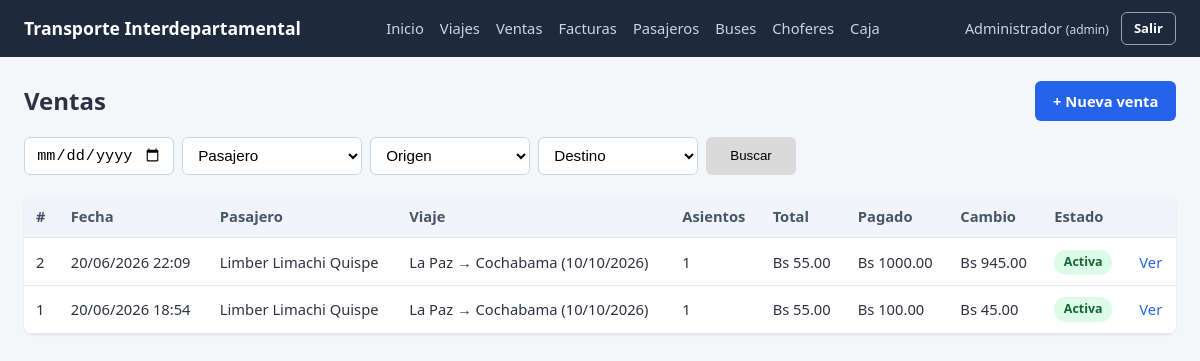
/ventas/ (signed in), run on the app's committed database.
### app/models/venta.py (models this page shows, shortened)
class Venta(db.Model):
    __tablename__ = "venta"
    id_venta = db.Column(db.Integer, primary_key=True, autoincrement=True)
    fecha_venta = db.Column(db.DateTime, nullable=False, default=datetime.now)
    id_pasajero = db.Column(db.Integer, db.ForeignKey("pasajero.id_pasajero"), nullable=False)
    id_viaje = db.Column(db.Integer, db.ForeignKey("viaje.id_viaje"), nullable=False)
    id_usuario = db.Column(db.Integer, db.ForeignKey("usuario.id_usuario"), nullable=False)
    monto = db.Column(db.Numeric(10, 2), nullable=False, default=0)       # total a pagar (suma de detalles activos)
    monto_pagado = db.Column(db.Numeric(10, 2), nullable=False, default=0)  # con cuánto pagó el cliente
    cambio = db.Column(db.Numeric(10, 2), nullable=False, default=0)       # vuelto entregado
    estado = db.Column(db.String(20), nullable=False, default="activa")  # activa | rebajada | anulada
    detalles = db.relationship("VentaDetalle", backref="venta", cascade="all, delete-orphan")
    factura = db.relationship("Factura", backref="venta", uselist=False, cascade="all, delete-orphan")
    usuario = db.relationship("Usuario")
    @property
    def detalles_activos(self):
        return [d for d in self.detalles if d.estado == "activo"]

### app/models/pasajero.py (models this page shows, shortened)
class Pasajero(db.Model):
    __tablename__ = "pasajero"
    id_pasajero = db.Column(db.Integer, primary_key=True, autoincrement=True)
    ci = db.Column(db.String(20), nullable=False, unique=True)
    nombres = db.Column(db.String(100), nullable=False)
    apellidos = db.Column(db.String(100), nullable=False)
    telefono = db.Column(db.String(20))
    ventas = db.relationship("Venta", backref="pasajero")
    @property
    def nombre_completo(self):
        return f"{self.nombres} {self.apellidos}"

### app/models/viaje.py (models this page shows, shortened)
class Viaje(db.Model):
    __tablename__ = "viaje"
    id_viaje = db.Column(db.Integer, primary_key=True, autoincrement=True)
    origen = db.Column(db.String(100), nullable=False)
    destino = db.Column(db.String(100), nullable=False)
    fecha_viaje = db.Column(db.Date, nullable=False)
    hora_salida = db.Column(db.Time, nullable=False)
    precio = db.Column(db.Numeric(10, 2), nullable=False, default=0)
    id_bus = db.Column(db.Integer, db.ForeignKey("bus.id_bus"), nullable=False)
    id_chofer = db.Column(db.Integer, db.ForeignKey("chofer.id_chofer"), nullable=False)
    estado = db.Column(db.String(20), nullable=False, default="programado")  # programado | finalizado | cancelado
    viaje_asientos = db.relationship("ViajeAsiento", backref="viaje", cascade="all, delete-orphan")
    ventas = db.relationship("Venta", backref="viaje")

### app/routes/ventas.py (the view, shortened to what this page needs)
@ventas_bp.route("/", methods=["GET", "POST"])
@login_required
def listar():
    ventas = venta_service.listar_ventas()
    pasajeros = pasajero_service.listar_pasajeros()
    return render_template(
        "ventas/listar.html",
        ventas=ventas,
        pasajeros=pasajeros,
        departamentos=departamentos
    )

### app/services/pasajero_service.py (called while the page is built)
def listar_pasajeros():
    return Pasajero.query.order_by(Pasajero.id_pasajero.desc()).all()

### app/services/venta_service.py (called while the page is built)
def listar_ventas():
    return Venta.query.order_by(Venta.id_venta.desc()).all()

### app/utils/auth.py (called while the page is built)
def login_required(view_func):
    @wraps(view_func)
    def wrapper(*args, **kwargs):
        if "id_usuario" not in session:
            flash("Debes iniciar sesión para continuar.", "warning")
            return redirect(url_for("auth.login"))
        return view_func(*args, **kwargs)
    return wrapper

### templates/ventas/listar.html (shortened to what this page needs)
{% extends "base.html" %}
{% block content %}
<div class="mb-2" style="display:flex; justify-content:space-between; align-items:center;">
    <h2>Ventas</h2>
    <a href="{{ url_for('ventas.crear') }}" class="btn btn-primary">+ Nueva venta</a>
</div>
<form method="POST"
      action="{{ url_for('ventas.listar') }}"
      style="display:flex; gap: 0.5rem; margin-bottom: 20px; align-items: center; flex-wrap: wrap;">
    <input type="date" name="fecha" value="{{ request.form.get('fecha', '') }}" style="height:38px; width:150px; border:1px solid #cbd5e1; border-radius:0.375rem;">
    <select name="pasajero" style="height:38px; width:180px; border:1px solid #cbd5e1; border-radius:0.375rem;">
        <option value="">Pasajero</option>
    </select>
    <select name="origen"
            style="height:38px; width:160px; border:1px solid #cbd5e1; border-radius:0.375rem;">
        <option value="">Origen</option>
    </select>
    <select name="destino"
            style="height:38px; width:160px; border:1px solid #cbd5e1; border-radius:0.375rem;">
        <option value="">Destino</option>
    </select>
    <button type="submit"
            style="width:90px; height:38px; background:#dadada; border:none; border-radius:0.375rem;">
        Buscar
    </button>
</form>
<div class="table-wrapper">
    <table>
        <thead>
            <tr>
                <th>#</th>
                <th>Fecha</th>
                <th>Pasajero</th>
                <th>Viaje</th>
                <th>Asientos</th>
                <th>Total</th>
                <th>Pagado</th>
                <th>Cambio</th>
                <th>Estado</th>
                <th></th>
            </tr>
        </thead>
        <tbody>
            {% for venta in ventas %}
            <tr>
                <td>{{ venta.id_venta }}</td>
                <td>{{ venta.fecha_venta.strftime("%d/%m/%Y %H:%M") }}</td>
                <td>{{ venta.pasajero.nombre_completo }}</td>
                <td>{{ venta.viaje.origen }} → {{ venta.viaje.destino }} ({{ venta.viaje.fecha_viaje.strftime("%d/%m/%Y") }})</td>
                <td>{{ venta.detalles_activos|length }}</td>
                <td>Bs {{ "%.2f"|format(venta.monto) }}</td>
                <td>Bs {{ "%.2f"|format(venta.monto_pagado) }}</td>
                <td>Bs {{ "%.2f"|format(venta.cambio) }}</td>
                <td>
                    {% if venta.estado == "activa" %}
                    <span class="badge badge-success">Activa</span>
                    {% elif venta.estado == "rebajada" %}
                    <span class="badge badge-warning">Rebajada</span>
                    {% else %}
                    <span class="badge badge-danger">Anulada</span>
                    {% endif %}
                </td>
                <td><a href="{{ url_for('ventas.detalle', id_venta=venta.id_venta) }}">Ver</a></td>
            </tr>
            {% else %}
            <tr><td colspan="10" class="empty-state">No hay ventas registradas.</td></tr>
            {% endfor %}
        </tbody>
    </table>
</div>
{% endblock %}

### static/css/style.css (style rules this page uses)
* { box-sizing: border-box; margin: 0; padding: 0; }
body { font-family: 'Segoe UI', Tahoma, Geneva, Verdana, sans-serif; background-color: #f4f6f9; color: #2d3142; line-height: 1.5; }
a { color: #2563eb; text-decoration: none; }
input, select, textarea { width: 100%; padding: 0.55rem 0.7rem; border: 1px solid #cbd5e1; border-radius: 6px; font-size: 0.95rem; background-color: #fff; }
.btn { display: inline-block; padding: 0.55rem 1.1rem; border: none; border-radius: 6px; font-size: 0.92rem; font-weight: 600; cursor: pointer; text-align: center; transition: background 0.15s ease; }
.btn-primary { background-color: #2563eb; color: #fff; }
table { width: 100%; border-collapse: collapse; background: #fff; }
th, td { text-align: left; padding: 0.65rem 0.75rem; border-bottom: 1px solid #e2e8f0; font-size: 0.92rem; }
th { background-color: #f1f5f9; font-weight: 600; color: #475569; }
.table-wrapper { overflow-x: auto; border-radius: 8px; box-shadow: 0 1px 3px rgba(0,0,0,0.08); }
.table-wrapper table { box-shadow: none; margin: 0; }
.badge { display: inline-block; padding: 0.2rem 0.6rem; border-radius: 12px; font-size: 0.78rem; font-weight: 600; }
.badge-success { background-color: #dcfce7; color: #166534; }
.mb-2 { margin-bottom: 1rem; }

### data on the page
Venta: id_venta "2", fecha_venta "20/06/2026 22:09", pasajero.nombre_completo "Limber Limachi Quispe", viaje.origen "La Paz", viaje.destino "Cochabama", viaje.fecha_viaje "10/10/2026", detalles_activos|length "1", monto "55.00", monto_pagado "1000.00", cambio "945.00", estado "Activa"
Venta: id_venta "1", fecha_venta "20/06/2026 18:54", pasajero.nombre_completo "Limber Limachi Quispe", viaje.origen "La Paz", viaje.destino "Cochabama", viaje.fecha_viaje "10/10/2026", detalles_activos|length "1", monto "55.00", monto_pagado "100.00", cambio "45.00", estado "Activa"

### other printed values
{{ session.nombre }} "Administrador"
{{ session.rol }} "admin"
